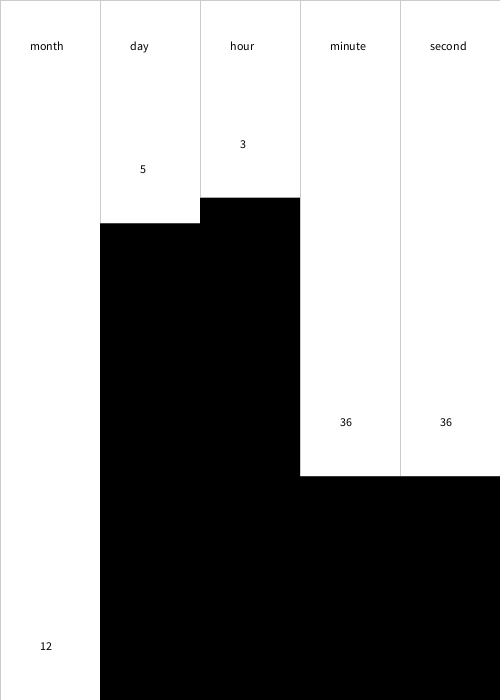
Frame 1 (no input)
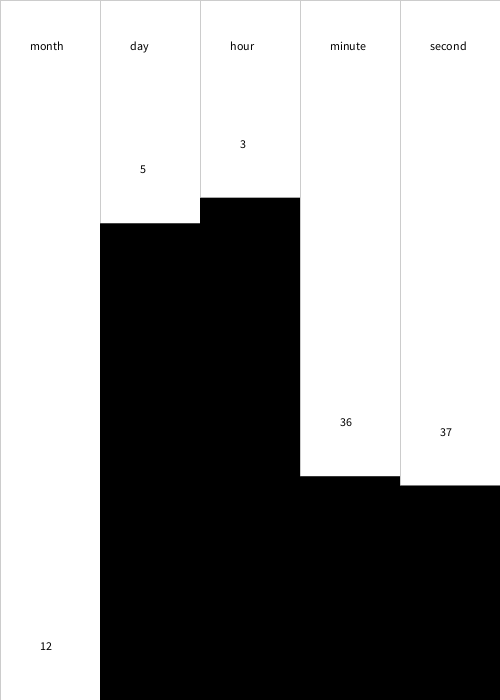
Frame 60 (the mouse pressed at the canvas centre just before this capture)
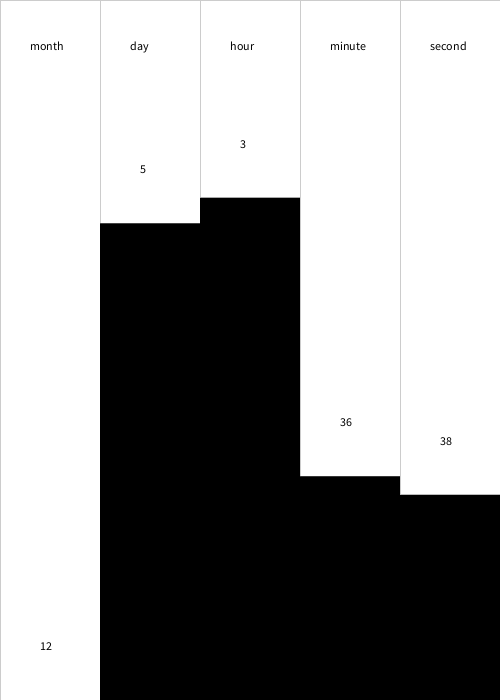
Frame 120 (the mouse held since frame 60 and released just before this capture)

The Processing sketch that drew these frames (run headless with seeded random() and noise(); from frame 60 on, the mouse is pressed at the canvas centre):

// Processing sketch: processing_138506
// ── processing_138506.pde

//very simple clock

TimeRect[] rects;
int rectWidth  = 100;

void setup() {
  size(500, 700);
  smooth();  
  rects = new TimeRect[5];
  
  for(int i = 0; i<rects.length; i++)
  rects[i] = new TimeRect(i*rectWidth,i);
  
}


void draw() {
  background(0);
  stroke(0);
  strokeWeight(0.2);
  fill(255);
  for(int i = 0; i<rects.length; i++)
  rects[i].draw();
  

}

class TimeRect {


  int x, y;
  int rectHeight;
  int margin;
  int timeValue;
  String timeNorm;
  float temp;


  //timeValue 0 month 1 day 2 hour 3 minute 4 second  

  TimeRect(int x_, int timeValue) {

    this.x = x_;
    this.y = 0;
    this.timeValue = timeValue;    
    this.rectHeight = 100;

    switch(timeValue)
    {
    case 0:
      margin = 12;
      timeNorm = "month";
      break;

    case 1:
      margin = 31;
      timeNorm = "day";
      break;

    case 2:
      margin = 24;
      timeNorm = "hour";
      break;

    case 3:
      margin = 60;
      timeNorm = "minute";
      break;

    case 4:
      margin = 60;
      timeNorm = "second";
      break;
    }
  }




  void draw() {

    temp = 0.0;
    ;
    switch(timeValue)
    {
    case 0:
      temp = month();
      break;

    case 1:
      temp = day();
      break;

    case 2:
      temp = hour();
      break;

    case 3:
      temp = minute();
      break;

    case 4:
      temp = second();
      break;
    }
    
    fill(255);

    float tempRectHeight = map(temp, 1, margin, 50, height-rectHeight);
    rect(x, y, rectWidth, tempRectHeight+rectHeight);
    fill(0);
    text(timeNorm,x+30,rectHeight-50);
    text((int)temp,x+40,tempRectHeight+50);
  }
}
